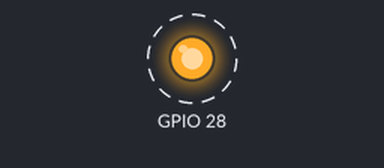
This program was run on a simulated Raspberry Pi (BCM pin numbers). On the bench: output pins drawn as LEDs (lit = HIGH). Dashed ring = blinking.

Above: at 0.5 s.
Timing chart, 0 to 4.6 s (numbered marks = the images above):
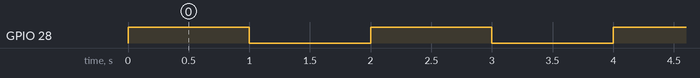

The program:

GPIO_Blink.py
```python
import gpiod
import time

chip = gpiod.Chip('gpiochip0')
line = chip.get_line(28)
line.request(consumer="led", type=gpiod.LINE_REQ_DIR_OUT)

while True:
    line.set_value(1)
    time.sleep(1)
    line.set_value(0)
    time.sleep(1)
```

Measured:
- by itself, GPIO 28: alternates HIGH for 1.0 s and LOW for 1.0 s
